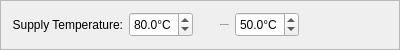
            <widget class="QFrame" name="frame">
             <property name="minimumSize">
              <size>
               <width>400</width>
               <height>0</height>
              </size>
             </property>
             <property name="maximumSize">
              <size>
               <width>16777215</width>
               <height>50</height>
              </size>
             </property>
             <property name="frameShape">
              <enum>QFrame::StyledPanel</enum>
             </property>
             <property name="frameShadow">
              <enum>QFrame::Raised</enum>
             </property>
             <layout class="QGridLayout" name="gridLayout_2">
              <item row="0" column="2">
               <spacer name="horizontalSpacer">
                <property name="orientation">
                 <enum>Qt::Horizontal</enum>
                </property>
                <property name="sizeType">
                 <enum>QSizePolicy::Fixed</enum>
                </property>
                <property name="sizeHint" stdset="0">
                 <size>
                  <width>20</width>
                  <height>20</height>
                 </size>
                </property>
               </spacer>
              </item>
              <item row="0" column="3">
               <widget class="QLabel" name="label_2">
                <property name="sizePolicy">
                 <sizepolicy hsizetype="Minimum" vsizetype="Preferred">
                  <horstretch>0</horstretch>
                  <verstretch>0</verstretch>
                 </sizepolicy>
                </property>
                <property name="minimumSize">
                 <size>
                  <width>0</width>
                  <height>0</height>
                 </size>
                </property>
                <property name="maximumSize">
                 <size>
                  <width>2000000</width>
                  <height>16777215</height>
                 </size>
                </property>
                <property name="font">
                 <font>
                  <family>Arial</family>
                  <pointsize>-1</pointsize>
                 </font>
                </property>
                <property name="toolTip">
                 <string>&lt;html&gt;&lt;head/&gt;&lt;body&gt;&lt;p&gt;&lt;span style=&quot; font-size:8pt;&quot;&gt;The design is carried out for a district heating system within a specific temperature range. Anergy / LowEx networks and high-temperature / Steam networks are not supported. Therefore, for the flow temperature, only values between 60 °C and 90 °C  can be selected. The return temperature must be between 40 °C and 80 °C.&lt;/span&gt;&lt;/p&gt;&lt;/body&gt;&lt;/html&gt;</string>
                </property>
                <property name="text">
                 <string>Return Temperature:</string>
                </property>
                <property name="alignment">
                 <set>Qt::AlignRight|Qt::AlignTrailing|Qt::AlignVCenter</set>
                </property>
               </widget>
              </item>
              <item row="0" column="5">
               <spacer name="horizontalSpacer_2">
                <property name="orientation">
                 <enum>Qt::Horizontal</enum>
                </property>
                <property name="sizeHint" stdset="0">
                 <size>
                  <width>40</width>
                  <height>20</height>
                 </size>
                </property>
               </spacer>
              </item>
              <item row="0" column="0">
               <widget class="QLabel" name="label">
                <property name="sizePolicy">
                 <sizepolicy hsizetype="Minimum" vsizetype="Preferred">
                  <horstretch>0</horstretch>
                  <verstretch>0</verstretch>
                 </sizepolicy>
                </property>
                <property name="minimumSize">
                 <size>
                  <width>0</width>
                  <height>0</height>
                 </size>
                </property>
                <property name="maximumSize">
                 <size>
                  <width>55555</width>
                  <height>16777215</height>
                 </size>
                </property>
                <property name="mouseTracking">
                 <bool>false</bool>
                </property>
                <property name="toolTip">
                 <string>&lt;html&gt;&lt;head/&gt;&lt;body&gt;&lt;p&gt;&lt;span style=&quot; font-size:8pt;&quot;&gt;The design is carried out for a district heating system within a specific temperature range. Anergy / LowEx networks and high-temperature / Steam networks are not supported. Therefore, for the flow temperature, only values between 60 °C and 90 °C  can be selected. The return temperature must be between 40 °C and 80 °C.&lt;/span&gt;&lt;/p&gt;&lt;/body&gt;&lt;/html&gt;</string>
                </property>
                <property name="text">
                 <string>Supply Temperature:</string>
                </property>
                <property name="alignment">
                 <set>Qt::AlignRight|Qt::AlignTrailing|Qt::AlignVCenter</set>
                </property>
               </widget>
              </item>
              <item row="0" column="1">
               <widget class="QDoubleSpinBox" name="net_doubleSpinBox_supply">
                <property name="sizePolicy">
                 <sizepolicy hsizetype="Minimum" vsizetype="Minimum">
                  <horstretch>0</horstretch>
                  <verstretch>0</verstretch>
                 </sizepolicy>
                </property>
                <property name="minimumSize">
                 <size>
                  <width>0</width>
                  <height>25</height>
                 </size>
                </property>
                <property name="maximumSize">
                 <size>
                  <width>80</width>
                  <height>25</height>
                 </size>
                </property>
                <property name="toolTip">
                 <string>&lt;html&gt;&lt;head/&gt;&lt;body&gt;&lt;p&gt;&lt;span style=&quot; font-size:8pt;&quot;&gt;The design is carried out for a district heating system within a specific temperature range. Anergy / LowEx networks and high-temperature / Steam networks are not supported. Therefore, for the flow temperature, only values between 60 °C and 90 °C  can be selected. The return temperature must be between 40 °C and 80 °C.&lt;/span&gt;&lt;/p&gt;&lt;/body&gt;&lt;/html&gt;</string>
                </property>
                <property name="layoutDirection">
                 <enum>Qt::LeftToRight</enum>
                </property>
                <property name="alignment">
                 <set>Qt::AlignLeading|Qt::AlignLeft|Qt::AlignVCenter</set>
                </property>
                <property name="suffix">
                 <string>°C</string>
                </property>
                <property name="decimals">
                 <number>1</number>
                </property>
                <property name="minimum">
                 <double>60.000000000000000</double>
                </property>
                <property name="maximum">
                 <double>90.000000000000000</double>
                </property>
                <property name="value">
                 <double>80.000000000000000</double>
                </property>
               </widget>
              </item>
              <item row="0" column="4">
               <widget class="QDoubleSpinBox" name="net_doubleSpinBox_return">
                <property name="sizePolicy">
                 <sizepolicy hsizetype="Minimum" vsizetype="Minimum">
                  <horstretch>0</horstretch>
                  <verstretch>0</verstretch>
                 </sizepolicy>
                </property>
                <property name="minimumSize">
                 <size>
                  <width>0</width>
                  <height>25</height>
                 </size>
                </property>
                <property name="maximumSize">
                 <size>
                  <width>80</width>
                  <height>25</height>
                 </size>
                </property>
                <property name="toolTip">
                 <string>&lt;html&gt;&lt;head/&gt;&lt;body&gt;&lt;p&gt;&lt;span style=&quot; font-size:8pt;&quot;&gt;The design is carried out for a district heating system within a specific temperature range. Anergy / LowEx networks and high-temperature / Steam networks are not supported. Therefore, for the flow temperature, only values between 60 °C and 90 °C  can be selected. The return temperature must be between 40 °C and 80 °C.&lt;/span&gt;&lt;/p&gt;&lt;/body&gt;&lt;/html&gt;</string>
                </property>
                <property name="suffix">
                 <string>°C</string>
                </property>
                <property name="decimals">
                 <number>1</number>
                </property>
                <property name="minimum">
                 <double>40.000000000000000</double>
                </property>
                <property name="maximum">
                 <double>80.000000000000000</double>
                </property>
                <property name="value">
                 <double>50.000000000000000</double>
                </property>
               </widget>
              </item>
             </layout>
            </widget>
